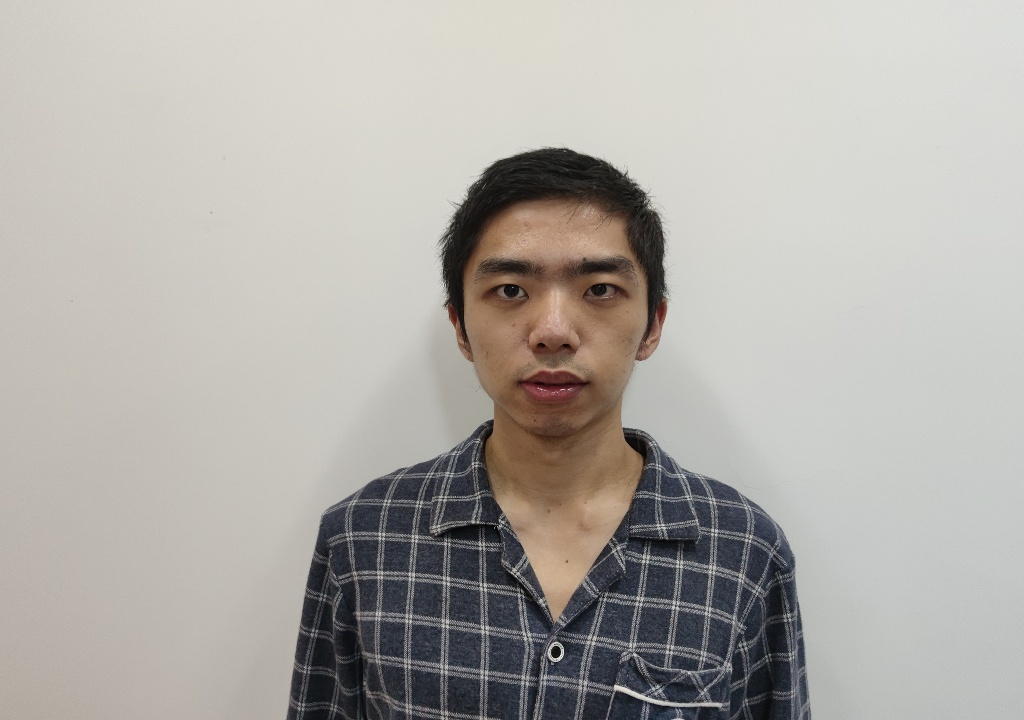
#> input picture Computer Vision/CLab-1-Report-U6656110/code/face-03-U6656110.jpg, 1024 x 720 px
$ python task6.py
#> lines starting #> are read from the running program, lines starting #| are printed output that depends on the picture
import numpy as np
import cv2
from matplotlib import pyplot as plt

#######################################################
# This is the task 6
#######################################################

def my_rotation(img, angle):
    row, col = img.shape
    newImg = np.zeros((row, col,3), np.uint8)
    for i in range(int(-row / 2), int(row / 2)):
        for j in range(int(-col / 2), int(col / 2)):
            xprime = np.cos(angle*np.pi/180) * i + np.sin(angle*np.pi/180) * j
            yprime = -np.sin(angle*np.pi/180) * i + np.cos(angle*np.pi/180) * j
            newx = int(xprime + row / 2)
            newy = int(yprime + col / 2)
            if(newx >= 0 and newx < row and newy >= 0 and newy < col):
                newImg[newx, newy] = img[int(i + row / 2), int(j + row / 2)]
    return newImg

# I am using forward mapping to rotate the image, which will leave a lot of holes in the image.
# In the lecture slide, it says splatting is needed after rotation to reduce holes.
# Here I am using a guassian filter to eliminate holes. (just like alleviate noises using Gaussian filter)

face3 = cv2.imread('face-03-U6656110.jpg')
#> face3 is the input picture: shape (720, 1024, 3); mean B, G, R 167.6, 172.8, 176.1
face3 = cv2.cvtColor(face3, cv2.COLOR_BGR2GRAY)
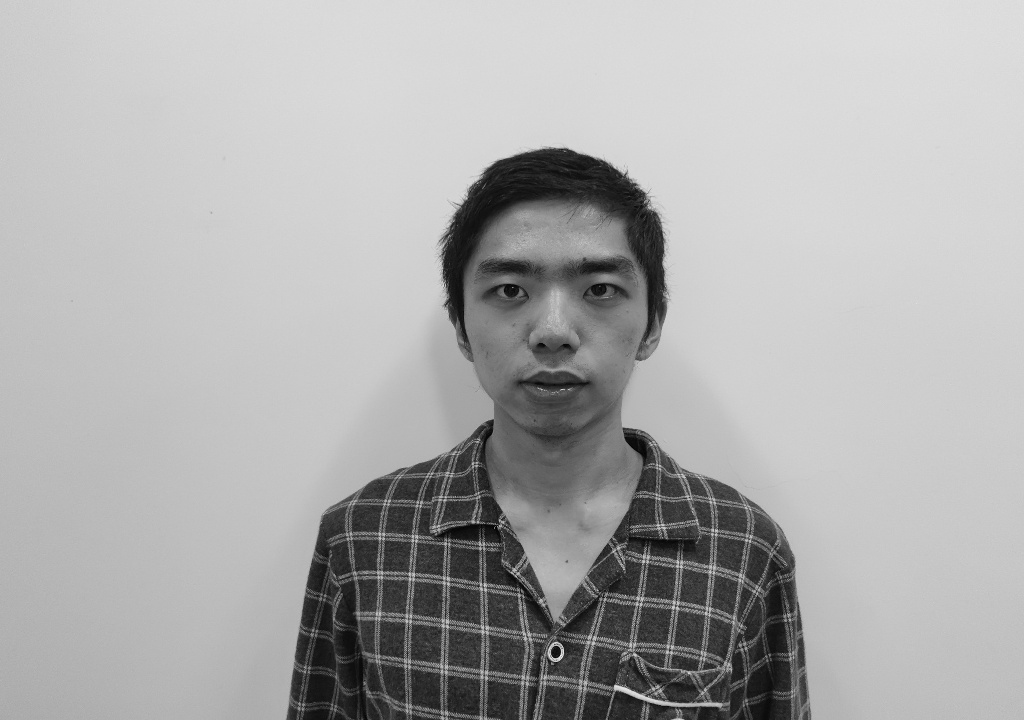
#> face3: shape (720, 1024); min 0, max 233, mean 173.2
face3 = cv2.resize(face3, dsize=(512, 512))
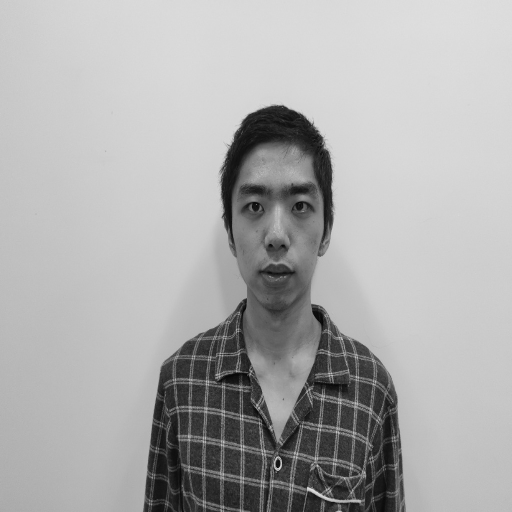
#> face3: shape (512, 512); min 4, max 223, mean 173
ang = [-90, -45, 15, 45, 90]
for i, a in enumerate(ang):
    rotated = my_rotation(face3, a)
    myrotated = cv2.GaussianBlur(rotated, (5, 5), 0)
    plt.imshow(myrotated, 'gray')
    plt.title("Rotate {} degree".format(a))
    plt.show()
#> this loop made 5 passes
#> pass 1, `rotated = my_rotation(face3, a)`:
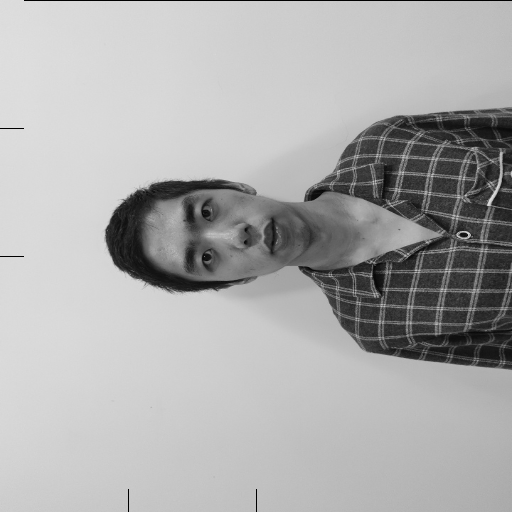
#> rotated: shape (512, 512, 3); min 0, max 223, mean 172.6
#> pass 2, `rotated = my_rotation(face3, a)`:
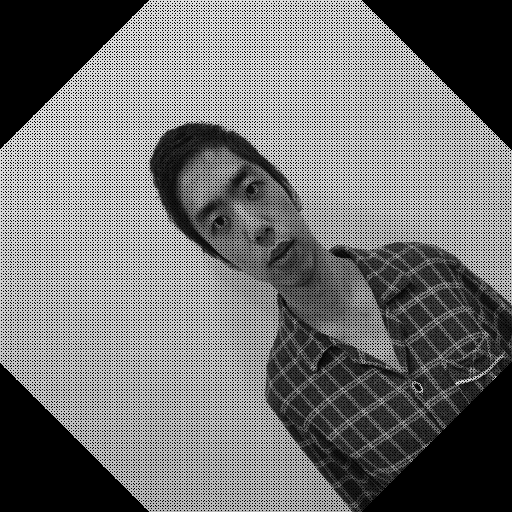
#> rotated: shape (512, 512, 3); min 0, max 223, mean 115.5
#> pass 2, `myrotated = cv2.GaussianBlur(rotated, (5, 5), 0)`:
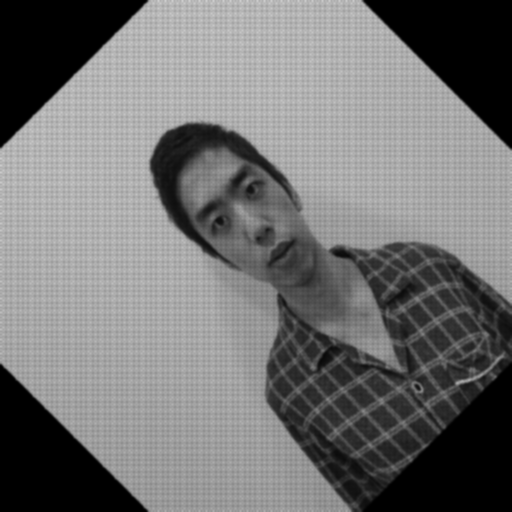
#> myrotated: shape (512, 512, 3); min 0, max 206, mean 115.5
#> after the loop:
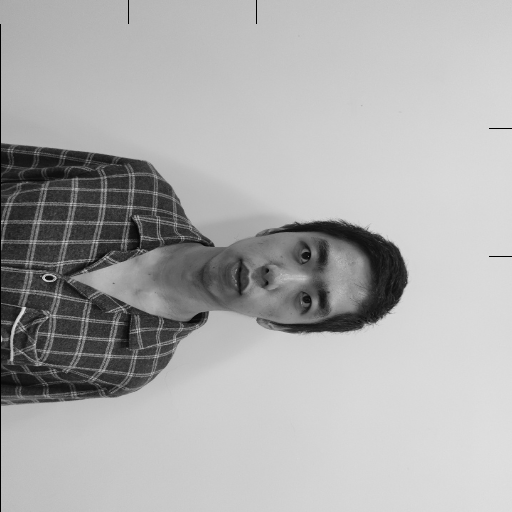
#> rotated: shape (512, 512, 3); min 0, max 223, mean 172.5

$ run again, with Computer Vision/CLab-1-Report-U6656110/code/face-01-U6656110.jpg copied over Computer Vision/CLab-1-Report-U6656110/code/face-03-U6656110.jpg
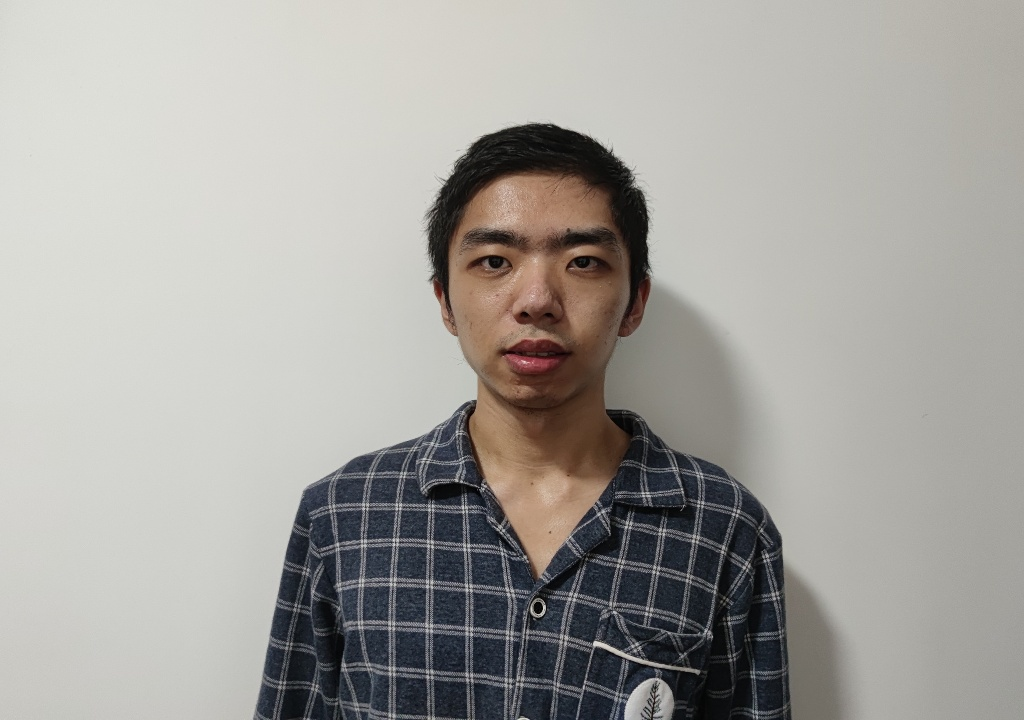
#> input picture Computer Vision/CLab-1-Report-U6656110/code/face-01-U6656110.jpg, 1024 x 720 px
#> face3 is the input picture: shape (720, 1024, 3); mean B, G, R 157.9, 162.2, 164.3
#> `face3 = cv2.resize(face3, dsize=(512, 512))`:
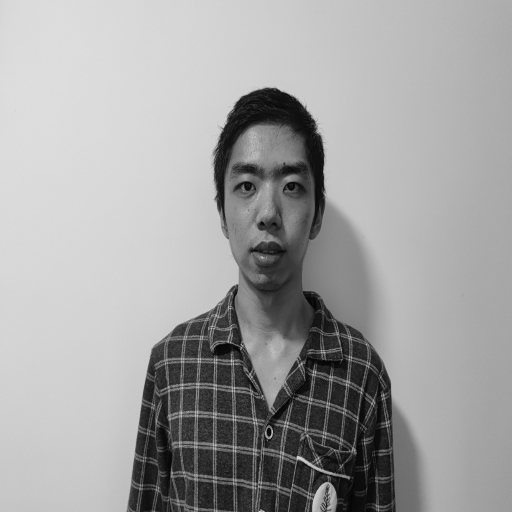
#> face3: shape (512, 512); min 4, max 223, mean 162.3
#> after the loop `for i, a in enumerate(ang):`:
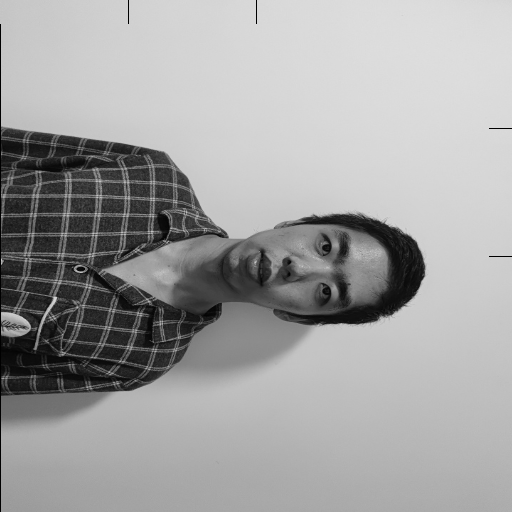
#> rotated: shape (512, 512, 3); min 0, max 223, mean 161.8

$ run again, with Computer Vision/CLab-1-Report-U6656110/code/face-02-U6656110.jpg copied over Computer Vision/CLab-1-Report-U6656110/code/face-03-U6656110.jpg
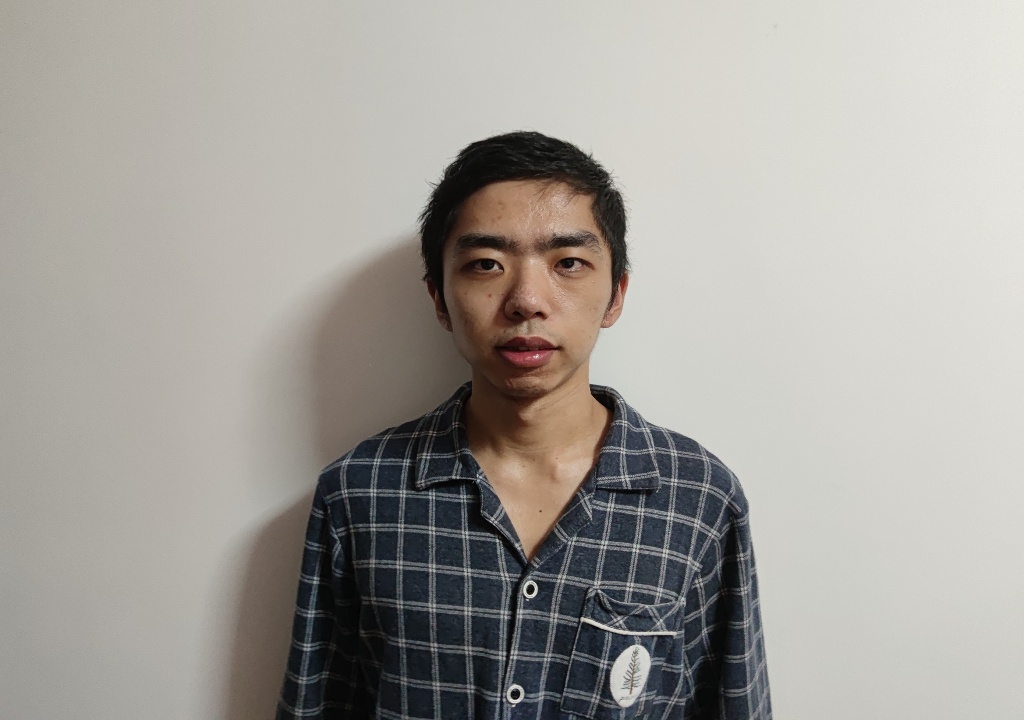
#> input picture Computer Vision/CLab-1-Report-U6656110/code/face-02-U6656110.jpg, 1024 x 720 px
#> face3 is the input picture: shape (720, 1024, 3); mean B, G, R 154.6, 159.9, 163.2
#> `face3 = cv2.resize(face3, dsize=(512, 512))`:
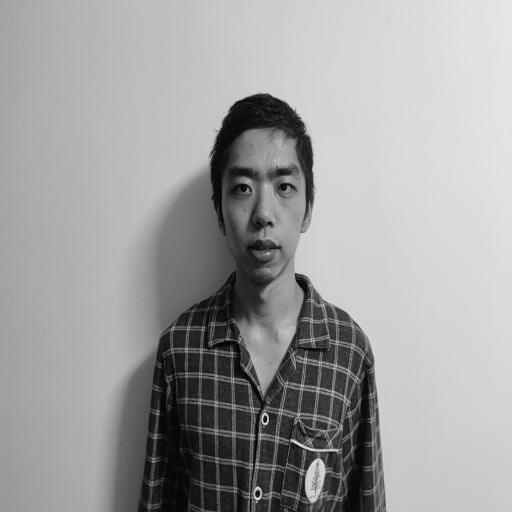
#> face3: shape (512, 512); min 2, max 232, mean 160.2
#> after the loop `for i, a in enumerate(ang):`:
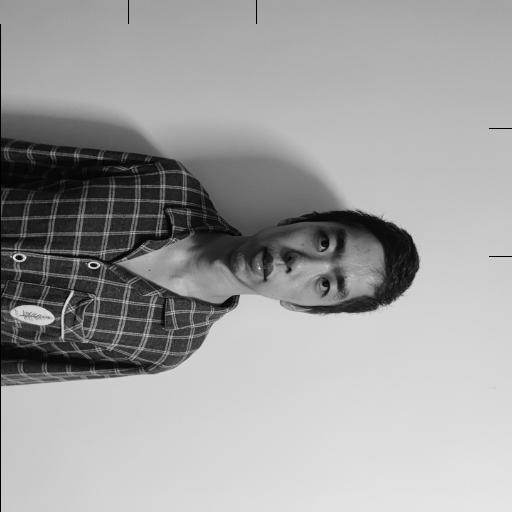
#> rotated: shape (512, 512, 3); min 0, max 232, mean 159.8
